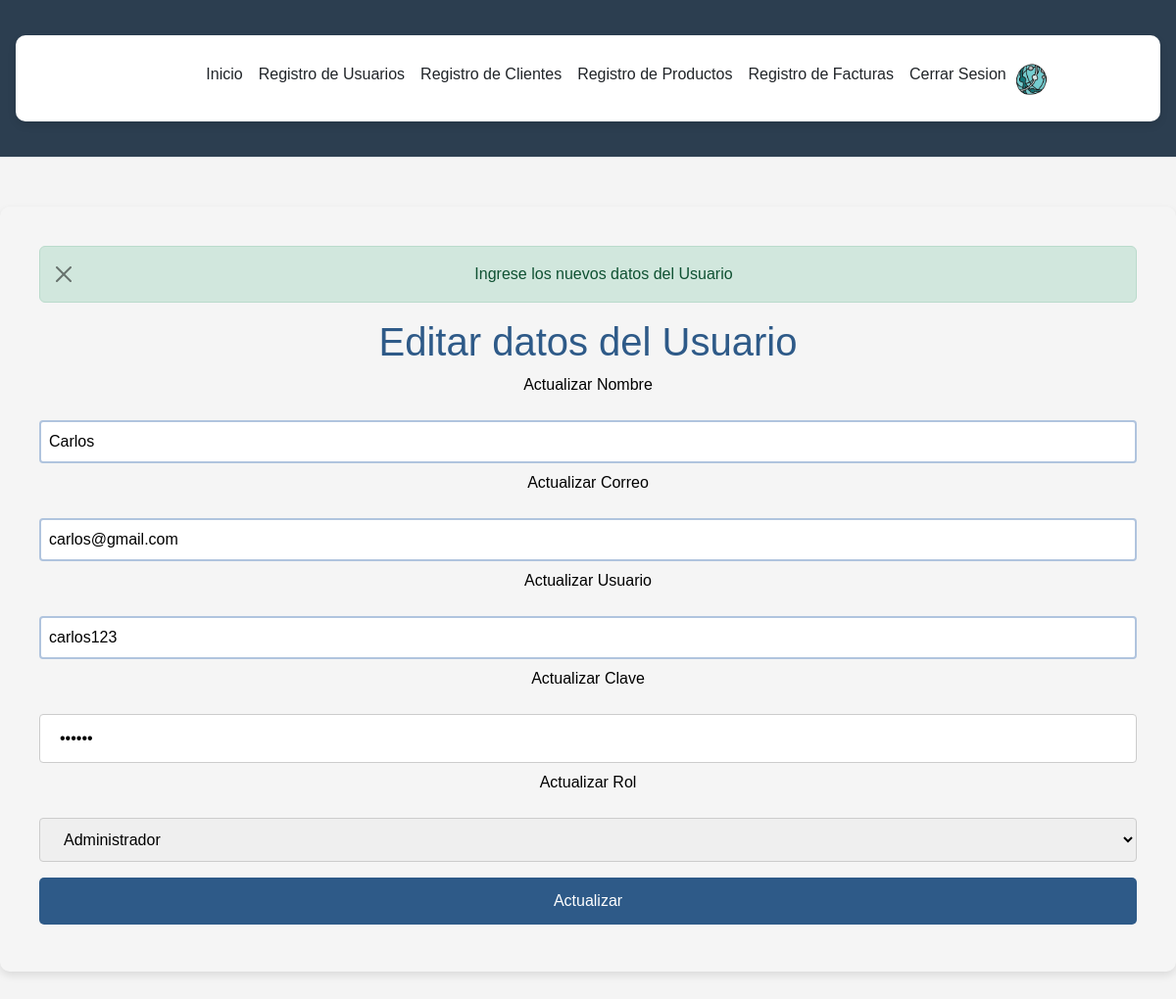
The page /Login_v18/update-usuario.php?id=3 on the database its author committed.
### tables this page shows
CREATE TABLE `usuario` (
  `idusuario` int(11) NOT NULL,
  `nombre` varchar(50) DEFAULT NULL,
  `correo` varchar(100) DEFAULT NULL,
  `usuario` varchar(15) DEFAULT NULL,
  `clave` varchar(100) DEFAULT NULL,
  `rol` int(11) DEFAULT NULL
);

### Login_v18/update-usuario.php (the view, shortened to what this page needs)
<?php
include("conexion.php");
$id = $_GET['id'];
?>
<!DOCTYPE html>
<html lang="en">
<head>
    <link rel="stylesheet" type="text/css" href="style-general.css?ts=<?= time() ?>" />
    <link rel="stylesheet" type="text/css" href="style-home2.css?ts=<?= time() ?>" />
</head>
<body>
<div>
        <?php
        require_once "header.php";
        ?>
    </div>
    <div class="users-form">
        <form action="edit-usuario.php" method="POST">
            <div class="alert alert-success alert-dismissible fade show" role="alert">
                Ingrese los nuevos datos del Usuario
                <button type="button" class="btn-close" data-bs-dismiss="alert" aria-label="Close"></button>
            </div>
            <?php
            $result = mysqli_query($mysqli, "SELECT * FROM usuario WHERE idusuario='$id'");
            while ($row = mysqli_fetch_array($result)) {
                echo "<h1>Editar datos del Usuario</h1>";
                echo "<p>Actualizar Nombre</p>";
                echo "<input type='text' name='nombre' value='{$row['nombre']}' required>";
                echo "<p>Actualizar Correo</p>";
                echo "<input type='text' name='correo' value='{$row['correo']}' required>";
                echo "<p>Actualizar Usuario</p>";
                echo "<input type='text' name='usuario' value='{$row['usuario']}' required>";
                echo "<p>Actualizar Clave</p>";
                echo "<input type='password' name='clave' value='{$row['clave']}' required>";
                echo "<p>Actualizar Rol</p>";
                echo "<select name='rol' required>";
                $roles = mysqli_query($mysqli, "SELECT * FROM rol");
                while ($rol = mysqli_fetch_array($roles)) {
                    $selected = ($rol['idrol'] == $row['rol']) ? "selected" : "";
                    echo "<option value='{$rol['idrol']}' $selected>{$rol['rol']}</option>";
                }
                echo "</select>";
            }
            ?>
            <input type="submit" onclick="edit()" value="Actualizar">
        </form>
    </div>
</body>
</html>

### Login_v18/style-general.css (style rules this page uses)
* { box-sizing: border-box; margin: 0; padding: 0; }
html { font-family: 'Segoe UI', sans-serif; text-align: center; }
body { background-color: #8A2BE2; font-family: 'Roboto', sans-serif; color: #ffffff; margin: 0; padding: 0; }
.users-form { background-color: rgba(255, 255, 255, 0.1); padding: 40px; border-radius: 10px; box-shadow: 0 4px 8px rgba(0, 0, 0, 0.1); margin-top: 50px; margin-bottom: 50px; }
input[type="text"], input[type="password"], select { width: 100%; padding: 12px 20px; margin: 8px 0; display: inline-block; border: 1px solid #ccc; border-radius: 4px; box-sizing: border-box; }
input[type="submit"] { width: 100%; background-color: #4CAF50; color: white; padding: 14px 20px; margin: 8px 0; border: none; border-radius: 4px; cursor: pointer; }
body { font-family: 'Nunito', sans-serif; background-color: #f4f4f4; }

### Login_v18/style-home2.css (style rules this page uses)
body { background-color: #a79d9d; font-family: 'Arial', sans-serif; }
p { color: black; }
h1 { color: #2E5A88; font-weight: bold; }
.users-form form input[type=text], .users-form form input[type=text], .users-form form input[type=text] { padding: 8px; border: 2px solid #B0C4DE; border-radius: 4px; outline: none; transition: .3s; }
.users-form form input[type=submit] { background-color: #2E5A88; color: #ffffff; border: none; border-radius: 5px; padding: 12px 20px; cursor: pointer; transition: background-color 0.3s ease; }

### rows shown on the page
usuario: nombre "Carlos", correo "carlos@gmail.com", usuario "carlos123"

### other values the page prints
form field rol "Administrador"
